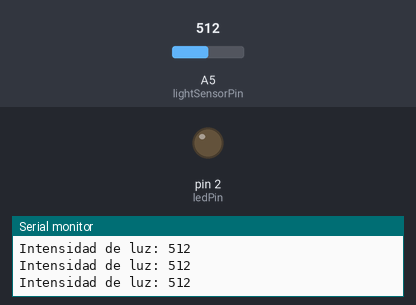
Bench run of a sketch on a simulated Arduino Uno, built with avr-gcc and run on an emulated ATmega328P. Shown: output pins drawn as LEDs (lit = HIGH), the last lines printed to the serial monitor. The test bench sets the inputs (shaded band); at power-on: A5 (lightSensorPin) = 512.

Above: at 1.8 s.
1.9 s: A5 (lightSensorPin) set to 984
3.4 s: A5 (lightSensorPin) set to 1013
At 5.0 s:
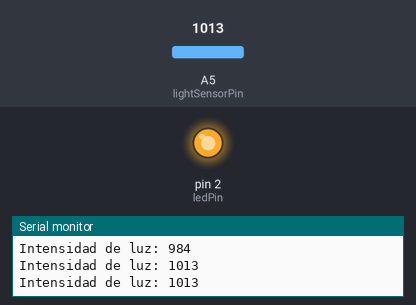
5.5 s: A5 (lightSensorPin) set to 990
At 6.5 s:
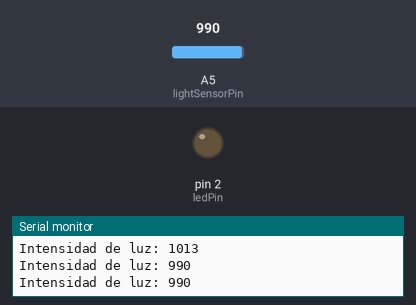
7.5 s: A5 (lightSensorPin) set to 1010
At 9.3 s:
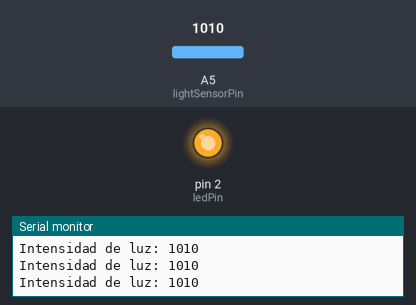
Timing chart, 0 to 10.5 s (numbered marks = the images above; inputs shaded):
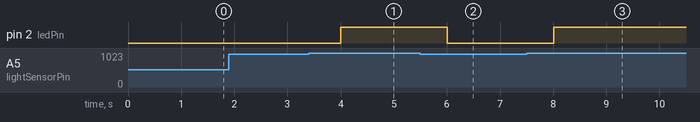

Measured:
- the behaviour switches between 1000 and 1001 on A5 (lightSensorPin) (found by bisection; images 0 and 1)
- after the input at 3.4 s, pin 2 (ledPin): LOW → HIGH after 0.60 s
- after the input at 5.5 s, pin 2 (ledPin): HIGH → LOW after 0.51 s
- after the input at 7.5 s, pin 2 (ledPin): LOW → HIGH after 0.51 s

The sketch:

sketch_may7a.ino
```cpp
const int lightSensorPin = A5;
const int ledPin = 2;
const int valumbral = 1000;

void setup() {
  Serial.begin(9600);
  pinMode(ledPin, OUTPUT);
  pinMode(lightSensorPin, INPUT);
}

void loop() {
  int lightIntensity = analogRead(lightSensorPin);

  Serial.print("Intensidad de luz: ");
  Serial.println(lightIntensity);

  if (lightIntensity > valumbral) {
    turnOnLED();
  } else {
    turnOffLED();
  }
  Serial.print("Intensidad de luz: ");
  Serial.println(lightIntensity);
  delay(1000);
}

void turnOnLED() {
  digitalWrite(ledPin, HIGH);
}

void turnOffLED() {
  digitalWrite(ledPin, LOW);
}
```
